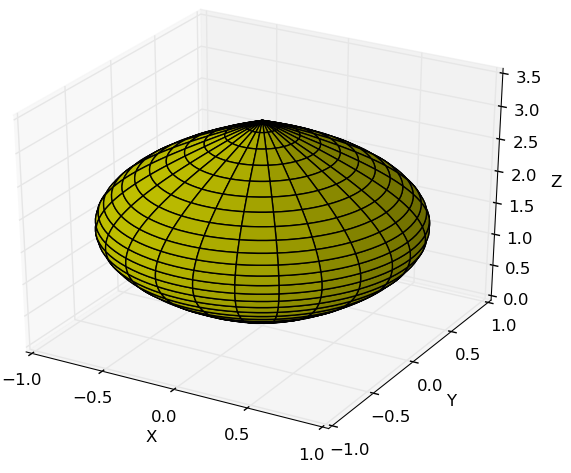

Reproduce this figure in Python.
from mpl_toolkits.mplot3d import Axes3D
import matplotlib.pyplot as plt
import numpy as np

fig = plt.figure()
ax = fig.add_subplot(111, projection='3d')

u = np.linspace(0, np.pi, 100)
v = np.linspace(0, 2*np.pi, 100)

x = np.outer(np.sin(u),np.cos(v))
y = np.outer(np.sin(u),np.sin(v))
z = np.outer(u,np.ones(np.size(u)))
ax.plot_surface(x, y, z,  rstride=4, cstride=4, color='y')
ax.set_xlabel('X')
ax.set_ylabel('Y')
ax.set_zlabel('Z')

plt.savefig("exemplo14.png")

plt.show()
